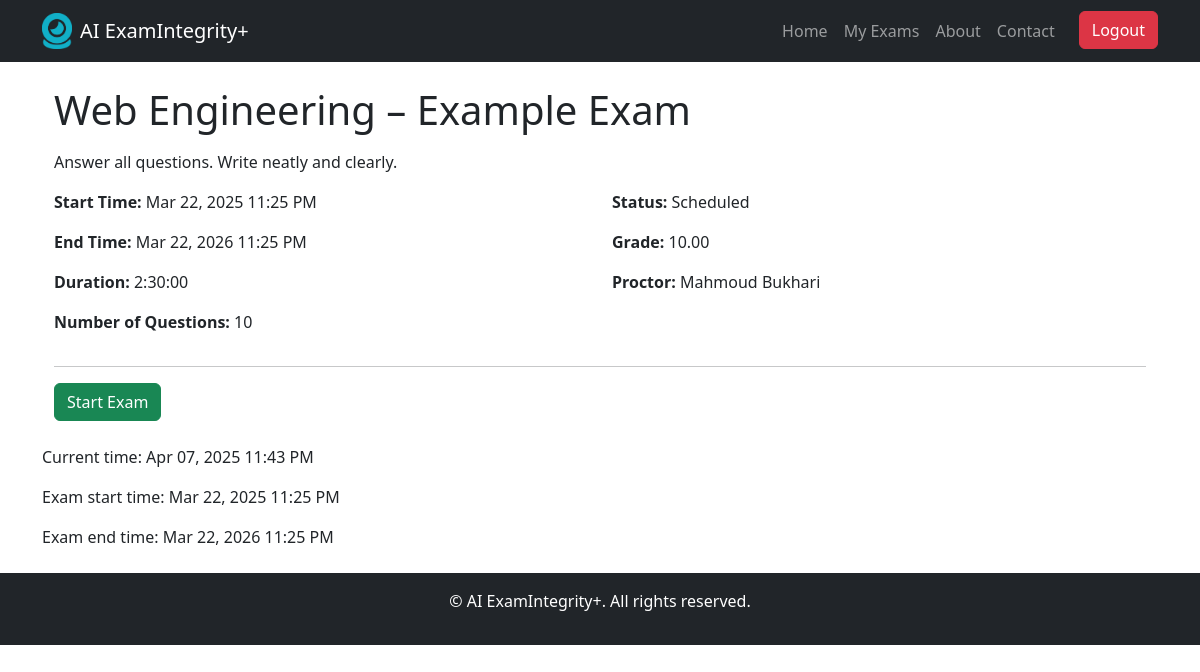
The page /student/exam_detail/cc2f841b-17d8-4fa8-aa15-37885efb13d1/ (signed in) on the database as committed earlier.
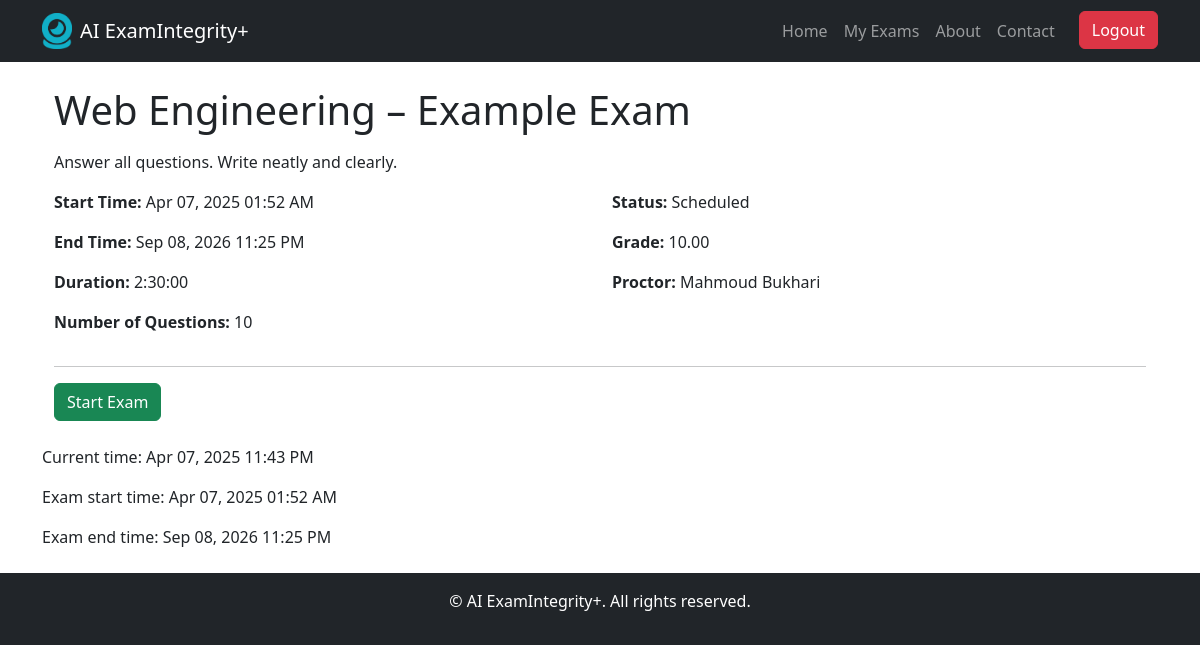
The same page on the database as committed later.
### proctor/models.py (models this page shows, shortened)
class Exam(models.Model):
    exam_id = models.UUIDField(primary_key=True, default=uuid.uuid4, editable=False)
    title = models.CharField(max_length=255)
    description = models.TextField(blank=True, null=True)
    start_time = models.DateTimeField()
    end_time = models.DateTimeField()
    duration = models.DurationField(blank=True, null=True, help_text="Duration of the exam ex: 2:30:00")
    proctor = models.ForeignKey(
        settings.AUTH_USER_MODEL,
        on_delete=models.CASCADE,
        related_name='exams',
        limit_choices_to={'user_type': 'proctor'}
    )
    student_list = models.ManyToManyField(
        settings.AUTH_USER_MODEL,
        related_name='exams_taken',
        limit_choices_to={'user_type': 'student'}
    )
    grade = models.DecimalField(max_digits=5, decimal_places=2, blank=True, null=True)
    attempt = models.PositiveIntegerField(default=1)
    STATUS_CHOICES = [
        ('scheduled', 'Scheduled'),
        ('ongoing', 'Ongoing'),
        ('completed', 'Completed'),
        ('paused', 'Paused'),
        ('cancelled', 'Cancelled'),
    ]
    status = models.CharField(max_length=20, choices=STATUS_CHOICES, default='scheduled')

### accounts/models.py (models this page shows, shortened)
class CustomUser(AbstractUser):
    USER_TYPE_CHOICES = (
        ('student', 'Student'),
        ('proctor', 'Proctor'),
        ('admin', 'Admin'),
    )
    user_type = models.CharField(max_length=20, choices=USER_TYPE_CHOICES, default='student')

### student/views.py (the view)
# urls.py: path('exam_detail/<uuid:exam_id>/', student_exam_detail, name='student_exam_detail'),
@student_required
@login_required
def student_exam_detail(request, exam_id):
    exam = get_object_or_404(Exam, exam_id=exam_id, student_list=request.user)
    question_count = exam.questions.count()  # assumes related_name="questions" in Question model
    now = timezone.now()  # This should return a timezone-aware datetime
    context = {
        'exam': exam,
        'question_count': question_count,
        'now': now,
    }
    return render(request, 'student/exam_detail.html', context)

### student/templates/student/exam_detail.html (shortened to what this page needs)
{% extends "base.html" %}
{% block content %}
<div class="container my-4">
  <h1 class="mb-3">{{ exam.title }}</h1>
  <p>{{ exam.description }}</p>
  <div class="row">
    <div class="col-md-6">
      <p><strong>Start Time:</strong> {{ exam.start_time|date:"M d, Y h:i A" }}</p>
      <p><strong>End Time:</strong> {{ exam.end_time|date:"M d, Y h:i A" }}</p>
      {% if exam.duration %}
        <p><strong>Duration:</strong> {{ exam.duration }}</p>
      {% endif %}
      <p><strong>Number of Questions:</strong> {{ question_count }}</p>
    </div>
    <div class="col-md-6">
      <p><strong>Status:</strong> {{ exam.status|capfirst }}</p>
      {% if exam.grade %}
        <p><strong>Grade:</strong> {{ exam.grade }}</p>
      {% endif %}
      <p><strong>Proctor:</strong> {{ exam.proctor.first_name }} {{ exam.proctor.last_name }}</p>
    </div>
  </div>
  <hr>
  {% if now and exam.start_time <= now and exam.end_time > now %}
    <a href="{% url 'start_exam' exam_id=exam.exam_id %}" class="btn btn-success">Start Exam</a>
  {% else %}
    <p class="text-muted">This exam is not currently available.</p>
  {% endif %}
</div>
<p>Current time: {{ now|date:"M d, Y h:i A" }}</p>
<p>Exam start time: {{ exam.start_time|date:"M d, Y h:i A" }}</p>
<p>Exam end time: {{ exam.end_time|date:"M d, Y h:i A" }}</p>
{% endblock %}

Rows that differ between the two databases and show on the page:
changed Exam "Web Engineering – Example Exam": start_time "Mar 22, 2025 11:25 PM" → "Apr 07, 2025 01:52 AM"; end_time "Mar 22, 2026 11:25 PM" → "Sep 08, 2026 11:25 PM"
